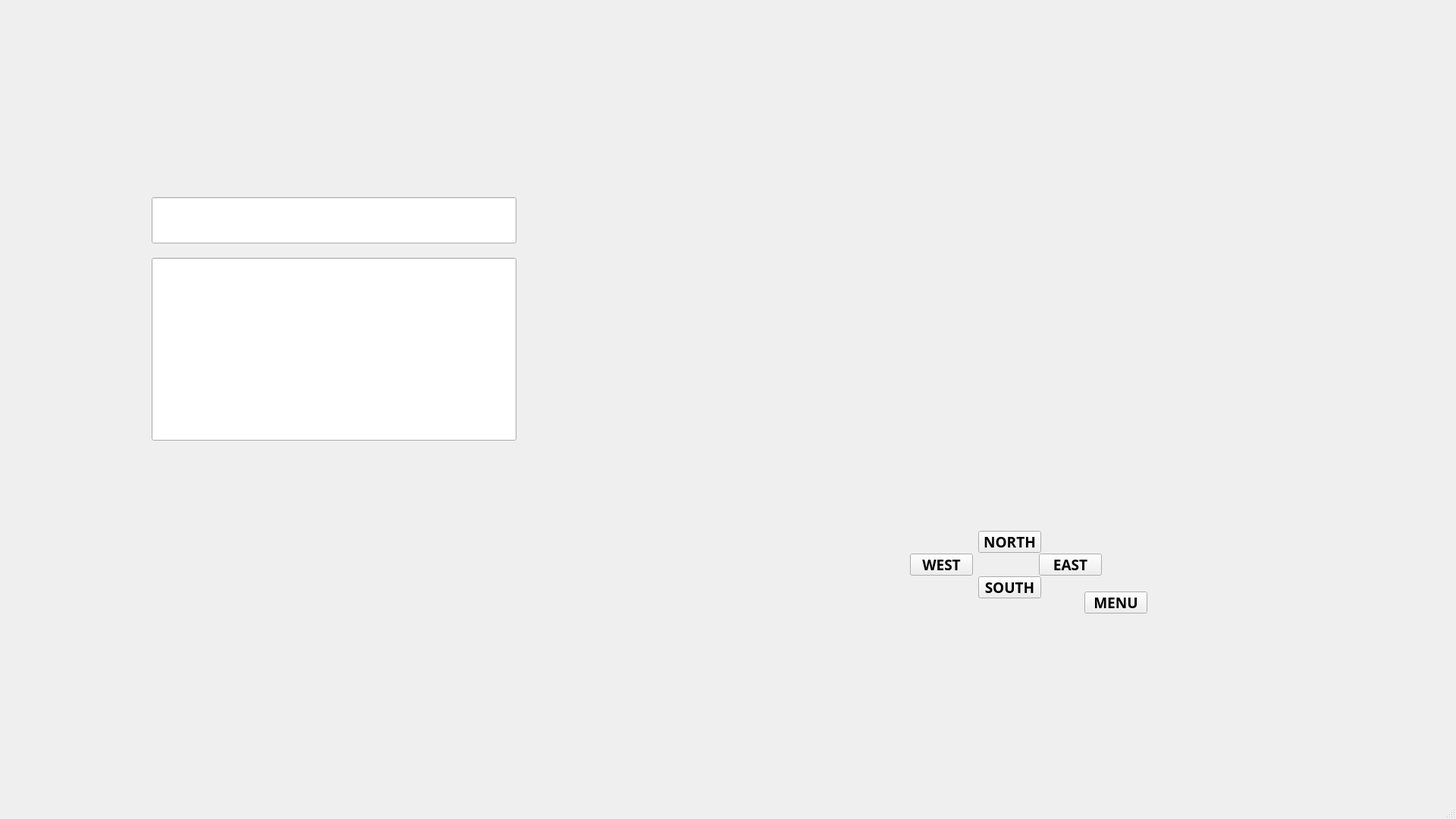
<?xml version="1.0" encoding="UTF-8"?>
<ui version="4.0">
 <class>MainWindow</class>
 <widget class="QMainWindow" name="MainWindow">
  <property name="geometry">
   <rect>
    <x>0</x>
    <y>0</y>
    <width>1920</width>
    <height>1080</height>
   </rect>
  </property>
  <property name="font">
   <font>
    <family>8514oem</family>
    <pointsize>9</pointsize>
    <bold>false</bold>
   </font>
  </property>
  <property name="windowTitle">
   <string>MainWindow</string>
  </property>
  <widget class="QWidget" name="centralwidget">
   <widget class="QLineEdit" name="lineEdit">
    <property name="geometry">
     <rect>
      <x>200</x>
      <y>260</y>
      <width>481</width>
      <height>61</height>
     </rect>
    </property>
    <property name="sizePolicy">
     <sizepolicy hsizetype="Minimum" vsizetype="Fixed">
      <horstretch>0</horstretch>
      <verstretch>0</verstretch>
     </sizepolicy>
    </property>
    <property name="font">
     <font>
      <family>Albra Text</family>
      <pointsize>14</pointsize>
      <bold>true</bold>
     </font>
    </property>
    <property name="acceptDrops">
     <bool>false</bool>
    </property>
   </widget>
   <widget class="QLineEdit" name="outputLineEdit">
    <property name="geometry">
     <rect>
      <x>200</x>
      <y>340</y>
      <width>481</width>
      <height>241</height>
     </rect>
    </property>
    <property name="sizePolicy">
     <sizepolicy hsizetype="Minimum" vsizetype="Fixed">
      <horstretch>0</horstretch>
      <verstretch>0</verstretch>
     </sizepolicy>
    </property>
    <property name="font">
     <font>
      <family>Albra Text</family>
      <pointsize>14</pointsize>
      <bold>true</bold>
     </font>
    </property>
    <property name="acceptDrops">
     <bool>false</bool>
    </property>
   </widget>
   <widget class="QPushButton" name="North">
    <property name="geometry">
     <rect>
      <x>1290</x>
      <y>700</y>
      <width>83</width>
      <height>29</height>
     </rect>
    </property>
    <property name="sizePolicy">
     <sizepolicy hsizetype="Minimum" vsizetype="Fixed">
      <horstretch>0</horstretch>
      <verstretch>0</verstretch>
     </sizepolicy>
    </property>
    <property name="font">
     <font>
      <family>Albra Text</family>
      <pointsize>14</pointsize>
      <bold>true</bold>
     </font>
    </property>
    <property name="acceptDrops">
     <bool>false</bool>
    </property>
    <property name="text">
     <string>NORTH</string>
    </property>
   </widget>
   <widget class="QPushButton" name="South">
    <property name="geometry">
     <rect>
      <x>1290</x>
      <y>760</y>
      <width>83</width>
      <height>29</height>
     </rect>
    </property>
    <property name="sizePolicy">
     <sizepolicy hsizetype="Minimum" vsizetype="Fixed">
      <horstretch>0</horstretch>
      <verstretch>0</verstretch>
     </sizepolicy>
    </property>
    <property name="font">
     <font>
      <family>Albra Text</family>
      <pointsize>14</pointsize>
      <bold>true</bold>
     </font>
    </property>
    <property name="acceptDrops">
     <bool>false</bool>
    </property>
    <property name="text">
     <string>SOUTH</string>
    </property>
   </widget>
   <widget class="QPushButton" name="West">
    <property name="geometry">
     <rect>
      <x>1200</x>
      <y>730</y>
      <width>83</width>
      <height>29</height>
     </rect>
    </property>
    <property name="sizePolicy">
     <sizepolicy hsizetype="Minimum" vsizetype="Fixed">
      <horstretch>0</horstretch>
      <verstretch>0</verstretch>
     </sizepolicy>
    </property>
    <property name="font">
     <font>
      <family>Albra Text</family>
      <pointsize>14</pointsize>
      <bold>true</bold>
     </font>
    </property>
    <property name="acceptDrops">
     <bool>false</bool>
    </property>
    <property name="text">
     <string>WEST</string>
    </property>
   </widget>
   <widget class="QPushButton" name="East">
    <property name="geometry">
     <rect>
      <x>1370</x>
      <y>730</y>
      <width>83</width>
      <height>29</height>
     </rect>
    </property>
    <property name="sizePolicy">
     <sizepolicy hsizetype="Minimum" vsizetype="Fixed">
      <horstretch>0</horstretch>
      <verstretch>0</verstretch>
     </sizepolicy>
    </property>
    <property name="font">
     <font>
      <family>Albra Text</family>
      <pointsize>14</pointsize>
      <bold>true</bold>
     </font>
    </property>
    <property name="acceptDrops">
     <bool>false</bool>
    </property>
    <property name="text">
     <string>EAST</string>
    </property>
   </widget>
   <widget class="QLabel" name="imageHolder">
    <property name="geometry">
     <rect>
      <x>-10</x>
      <y>0</y>
      <width>1551</width>
      <height>821</height>
     </rect>
    </property>
    <property name="sizePolicy">
     <sizepolicy hsizetype="Minimum" vsizetype="Preferred">
      <horstretch>0</horstretch>
      <verstretch>0</verstretch>
     </sizepolicy>
    </property>
    <property name="font">
     <font>
      <family>Albra Text</family>
      <pointsize>14</pointsize>
      <bold>true</bold>
     </font>
    </property>
    <property name="acceptDrops">
     <bool>false</bool>
    </property>
    <property name="text">
     <string/>
    </property>
   </widget>
   <widget class="QPushButton" name="showMenu">
    <property name="geometry">
     <rect>
      <x>1430</x>
      <y>780</y>
      <width>83</width>
      <height>29</height>
     </rect>
    </property>
    <property name="sizePolicy">
     <sizepolicy hsizetype="Minimum" vsizetype="Fixed">
      <horstretch>0</horstretch>
      <verstretch>0</verstretch>
     </sizepolicy>
    </property>
    <property name="font">
     <font>
      <family>Albra Text</family>
      <pointsize>14</pointsize>
      <bold>true</bold>
     </font>
    </property>
    <property name="acceptDrops">
     <bool>false</bool>
    </property>
    <property name="text">
     <string>MENU</string>
    </property>
   </widget>
   <zorder>imageHolder</zorder>
   <zorder>lineEdit</zorder>
   <zorder>outputLineEdit</zorder>
   <zorder>North</zorder>
   <zorder>South</zorder>
   <zorder>West</zorder>
   <zorder>East</zorder>
   <zorder>showMenu</zorder>
  </widget>
  <widget class="QMenuBar" name="menubar">
   <property name="geometry">
    <rect>
     <x>0</x>
     <y>0</y>
     <width>1920</width>
     <height>25</height>
    </rect>
   </property>
  </widget>
  <widget class="QStatusBar" name="statusbar"/>
 </widget>
 <resources/>
 <connections/>
</ui>
